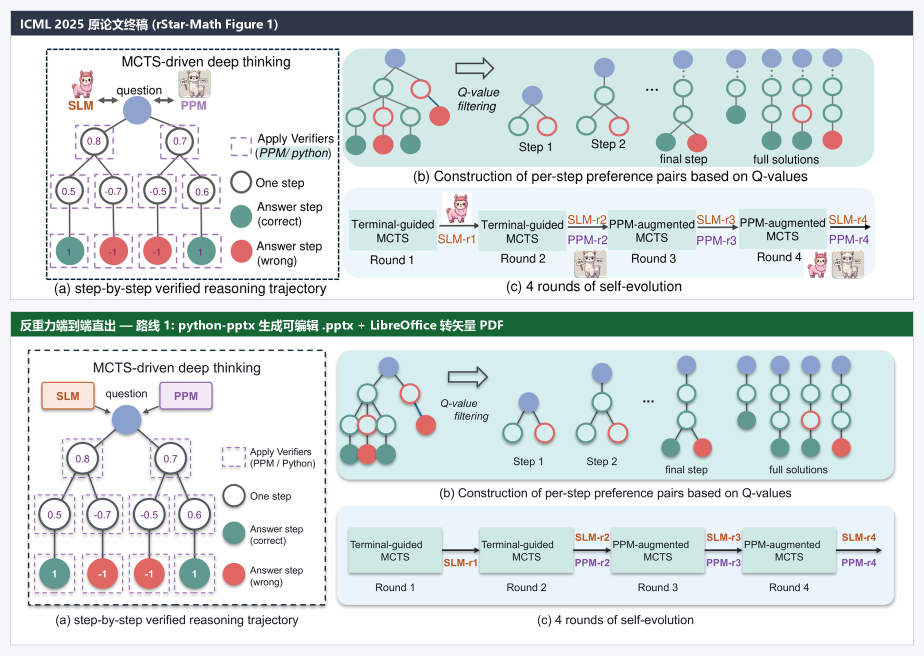
#> input picture assets/showcase/cmp_1_pptx_rstarmath.png, 1848 x 1311 px (shown at 1/2 size)
$ python ai_asset_prep.py --input ../../../assets/showcase/cmp_1_pptx_rstarmath.png --output out.png
#> lines starting #> are read from the running program, lines starting #| are printed output that depends on the picture; after the words box and inside, x2 and y2 are one past the last pixel; in counts of white or black regions, pixels touching at a corner belong together
#!/usr/bin/env python3
"""Clean and frame localized AI-generated micro-assets (strip white/solid background, tight crop, resize, round corners)."""
from __future__ import annotations

import argparse
from collections import deque
import json
import sys
from pathlib import Path
import numpy as np
from PIL import Image, ImageDraw

sys.stdout.reconfigure(encoding="utf-8", errors="replace")


def flood_remove_bg(img: Image.Image, tol: float = 30.0, feather: float = 14.0) -> Image.Image:
    rgba = img.convert("RGBA")
    arr = np.array(rgba, dtype=np.float32)
    h, w, _ = arr.shape
    rgb = arr[:, :, :3]

    # Estimate background color from outer border median
    border_pixels = np.concatenate([
        rgb[0, :, :], rgb[h - 1, :, :], rgb[:, 0, :], rgb[:, w - 1, :]
    ], axis=0)
    bg_color = np.median(border_pixels, axis=0)

    dist = np.linalg.norm(rgb - bg_color[None, None, :], axis=2)
    candidate = dist <= (tol + feather)

    visited = np.zeros((h, w), dtype=bool)
    q: deque[tuple[int, int]] = deque()
    for x in range(w):
        for y in (0, h - 1):
            if candidate[y, x] and not visited[y, x]:
                visited[y, x] = True
                q.append((y, x))
    for y in range(h):
        for x in (0, w - 1):
            if candidate[y, x] and not visited[y, x]:
                visited[y, x] = True
                q.append((y, x))

    while q:
        cy, cx = q.popleft()
        for ny, nx in ((cy - 1, cx), (cy + 1, cx), (cy, cx - 1), (cy, cx + 1)):
            if 0 <= ny < h and 0 <= nx < w and not visited[ny, nx] and candidate[ny, nx]:
                visited[ny, nx] = True
                q.append((ny, nx))

    alpha = arr[:, :, 3].copy()
    hard_bg = visited & (dist <= tol)
    soft_bg = visited & (dist > tol) & (dist <= tol + feather)
    alpha[hard_bg] = 0.0
    if np.any(soft_bg):
        ramp = (dist[soft_bg] - tol) / max(feather, 1.0)
        alpha[soft_bg] = np.clip(ramp * 255.0, 0.0, 255.0)

    arr[:, :, 3] = alpha
    return Image.fromarray(arr.astype(np.uint8), mode="RGBA")


def tight_crop_rgba(img: Image.Image, pad: int = 10) -> Image.Image:
    arr = np.array(img)
    if arr.shape[2] == 4:
        mask = arr[:, :, 3] > 12
    else:
        mask = np.any(arr[:, :, :3] < 245, axis=2)
    ys, xs = np.where(mask)
    if len(xs) == 0 or len(ys) == 0:
        return img
    x0 = max(0, int(xs.min()) - pad)
    y0 = max(0, int(ys.min()) - pad)
    x1 = min(img.width, int(xs.max()) + 1 + pad)
    y1 = min(img.height, int(ys.max()) + 1 + pad)
    return img.crop((x0, y0, x1, y1))


# [19 lines left out: function apply_rounded_mask, not called in this run]


def process_asset(
    src: Path,
    dst: Path,
    remove_bg: bool = True,
    tol: float = 30.0,
    pad: int = 8,
    square_pad: bool = True,
    max_px: int = 512,
    rounded_radius: int = 0,
) -> dict:
    im = Image.open(src).convert("RGBA")
    orig_size = im.size
    if remove_bg:
        im = flood_remove_bg(im, tol=tol)
    im = tight_crop_rgba(im, pad=pad)

    if square_pad:
        side = max(im.width, im.height)
        canvas = Image.new("RGBA", (side, side), (255, 255, 255, 0))
        canvas.paste(im, ((side - im.width) // 2, (side - im.height) // 2), im)
        im = canvas

    if max(im.width, im.height) > max_px:
        scale = max_px / max(im.width, im.height)
        im = im.resize((max(1, round(im.width * scale)), max(1, round(im.height * scale))), Image.Resampling.LANCZOS)

    if rounded_radius > 0:
        im = apply_rounded_mask(im, radius=rounded_radius)

    dst.parent.mkdir(parents=True, exist_ok=True)
    im.save(dst, format="PNG", optimize=True)
    alpha_arr = np.array(im)[:, :, 3]
    transparent_ratio = float(np.mean(alpha_arr < 16))
    return {
        "input": str(src),
        "output": str(dst),
        "orig_size": list(orig_size),
        "final_size": [im.width, im.height],
        "transparent_ratio": round(transparent_ratio, 3),
    }


def main() -> None:
    ap = argparse.ArgumentParser(description="Clean and prepare localized AI micro-assets for PPTX vector figures.")
    ap.add_argument("--input", required=True, help="Raw PNG/JPG path from image-generator.")
    ap.add_argument("--output", required=True, help="Cleaned RGBA PNG output path.")
    ap.add_argument("--keep-bg", action="store_true", help="Keep background (for rectangular photo/patch crops).")
    ap.add_argument("--tol", type=float, default=30.0, help="Background flood-fill RGB distance tolerance.")
    ap.add_argument("--pad", type=int, default=8, help="Pixel padding around tight crop.")
    ap.add_argument("--no-square", action="store_true", help="Do not center-pad into a 1:1 square icon frame.")
    ap.add_argument("--max-px", type=int, default=512, help="Max output pixel dimension (prevents bloated PDFs).")
    ap.add_argument("--rounded", type=int, default=0, help="Optional rounded-rectangle mask radius in pixels.")
    args = ap.parse_args()

    res = process_asset(
        src=Path(args.input),
        dst=Path(args.output),
        remove_bg=not args.keep_bg,
        tol=args.tol,
        pad=args.pad,
        square_pad=not args.no_square,
        max_px=args.max_px,
        rounded_radius=args.rounded,
    )
#> in flood_remove_bg, `bg_color = np.median(border_pixels, axis=0)`: bg_color = [246, 247, 249]
#> in flood_remove_bg, `dist = np.linalg.norm(rgb - bg_color[None, None, :], axis=2)`:
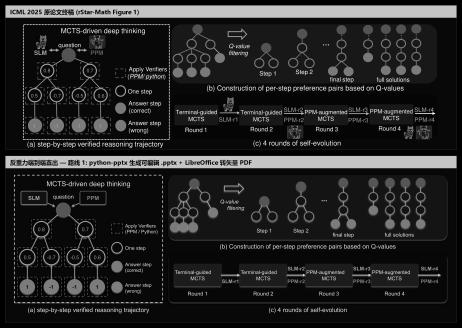
#> dist: shape (1311, 1848) float32 (shown at 1/4 size); min 0, max 428.4, mean 61.5; drawn with min black and max white
#> in flood_remove_bg, `candidate = dist <= (tol + feather)`:
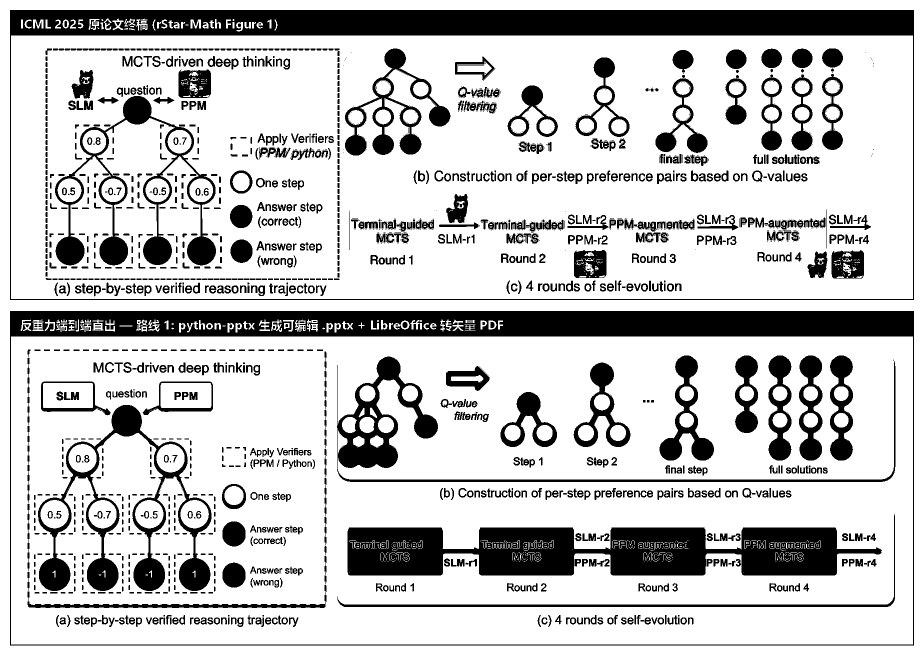
#> candidate: shape (1311, 1848) bool (shown at 1/2 size); 77.5% white; 1904 black regions (592 under 20 px), largest, box (x1, y1, x2, y2) and area: (20, 20, 1828, 600) 93907, (20, 622, 1828, 1291) 90011, (695, 1055, 1764, 1151) 72734
#> after the loop in flood_remove_bg, `for y in range(h):`:
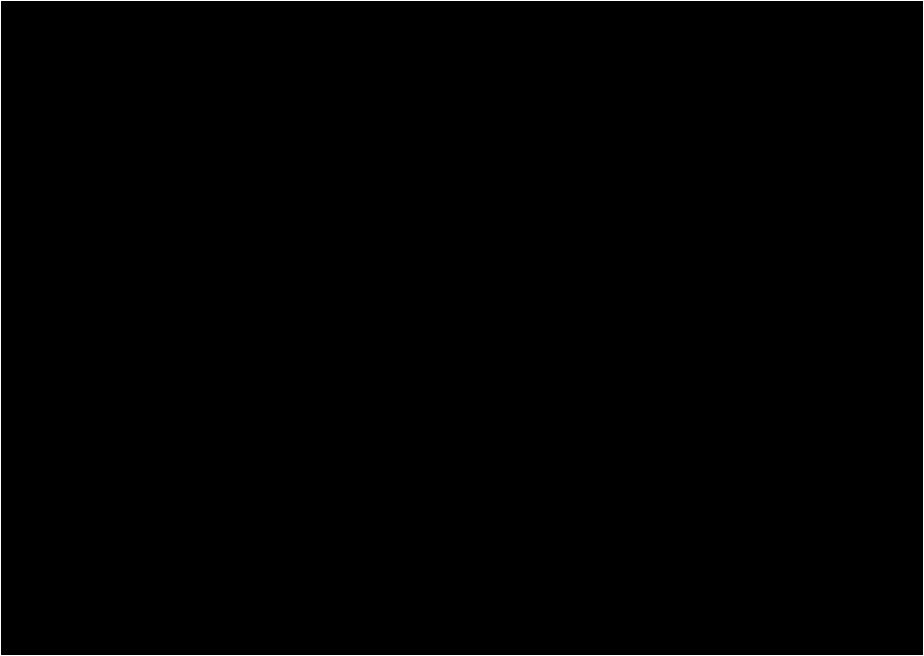
#> visited: shape (1311, 1848) bool (shown at 1/2 size); 0.26% white in thin lines or dots
#> after the loop in flood_remove_bg, `while q:`:
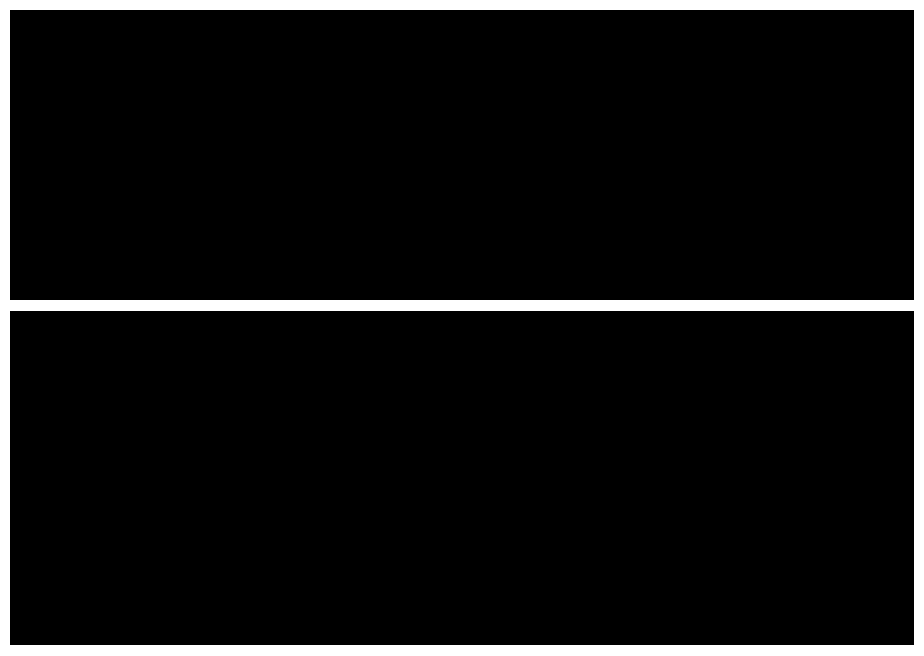
#> visited: shape (1311, 1848) bool (shown at 1/2 size); 6.8% white; 1 white region, box (x1, y1, x2, y2) and area: (0, 0, 1848, 1311) 164536
#> in flood_remove_bg, `alpha[hard_bg] = 0.0`:
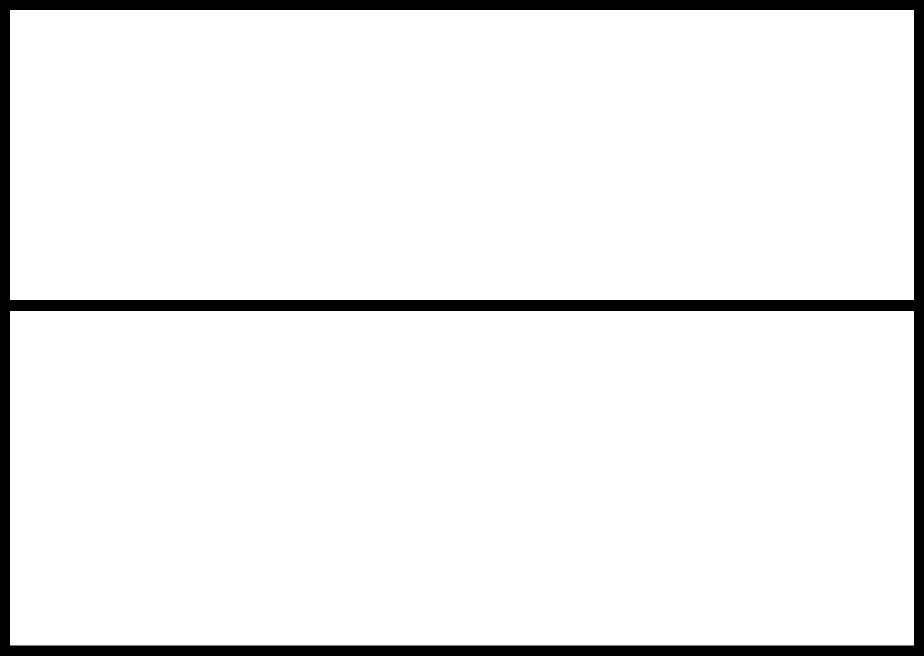
#> alpha: shape (1311, 1848) float32 (shown at 1/2 size); 93.2% white; 1 black region, box (x1, y1, x2, y2) and area: (0, 0, 1848, 1311) 164536
#> in tight_crop_rgba, `x0 = max(0, int(xs.min()) - pad)`: x0 = 12
#> in tight_crop_rgba, `x1 = min(img.width, int(xs.max()) + 1 + pad)`: x1 = 1836
#> in tight_crop_rgba, `y1 = min(img.height, int(ys.max()) + 1 + pad)`: y1 = 1299
#> in process_asset, `im = im.resize((max(1, round(im.width * scale)), max(1, round(im.heigh..`:
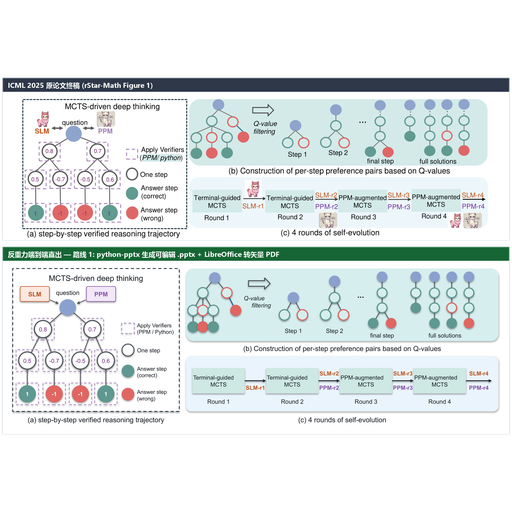
#> im: PIL image 512x512 RGBA; mean R, G, B, A 145.7, 152.5, 152.7, 173.1; transparent parts drawn white
#> in process_asset, `alpha_arr = np.array(im)[:, :, 3]`:
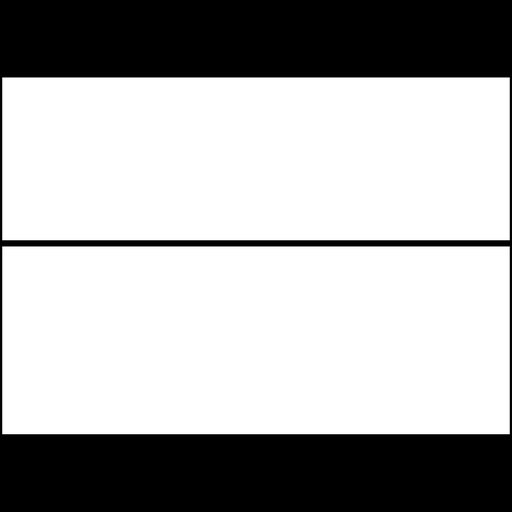
#> alpha_arr: shape (512, 512); min 0, max 255, mean 173.1
#> in process_asset, `transparent_ratio = float(np.mean(alpha_arr < 16))`: transparent_ratio = 0.316
#> res = 5 items
    print(json.dumps(res, ensure_ascii=False))
#| {"input": "../../../assets/showcase/cmp_1_pptx_rstarmath.png", "output": "out.png", "orig_size": [1848, 1311], "final_size": [512, 512], "transparent_ratio": 0.316}


if __name__ == "__main__":
    main()
